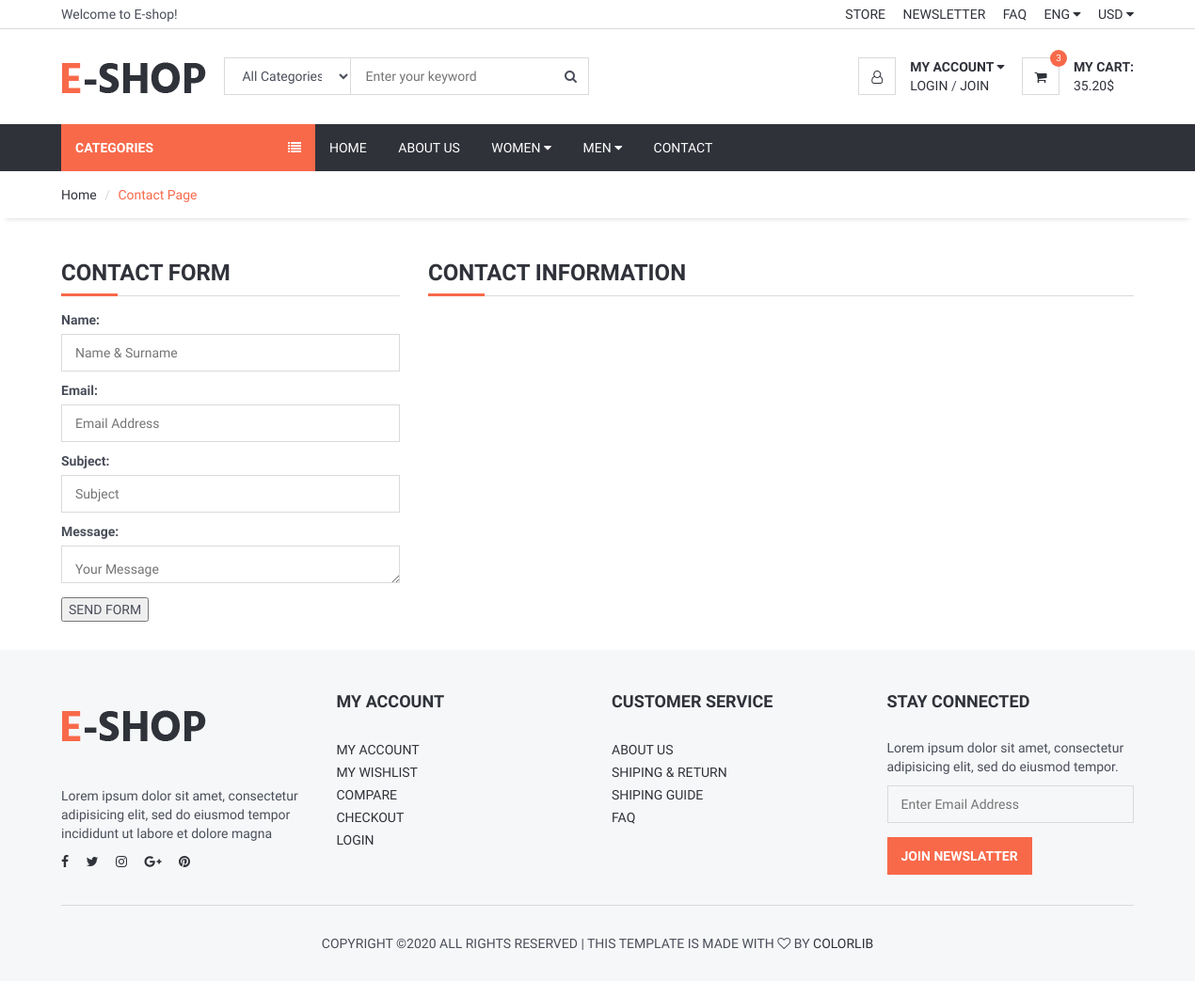
Page /contact/ on the earlier database version.
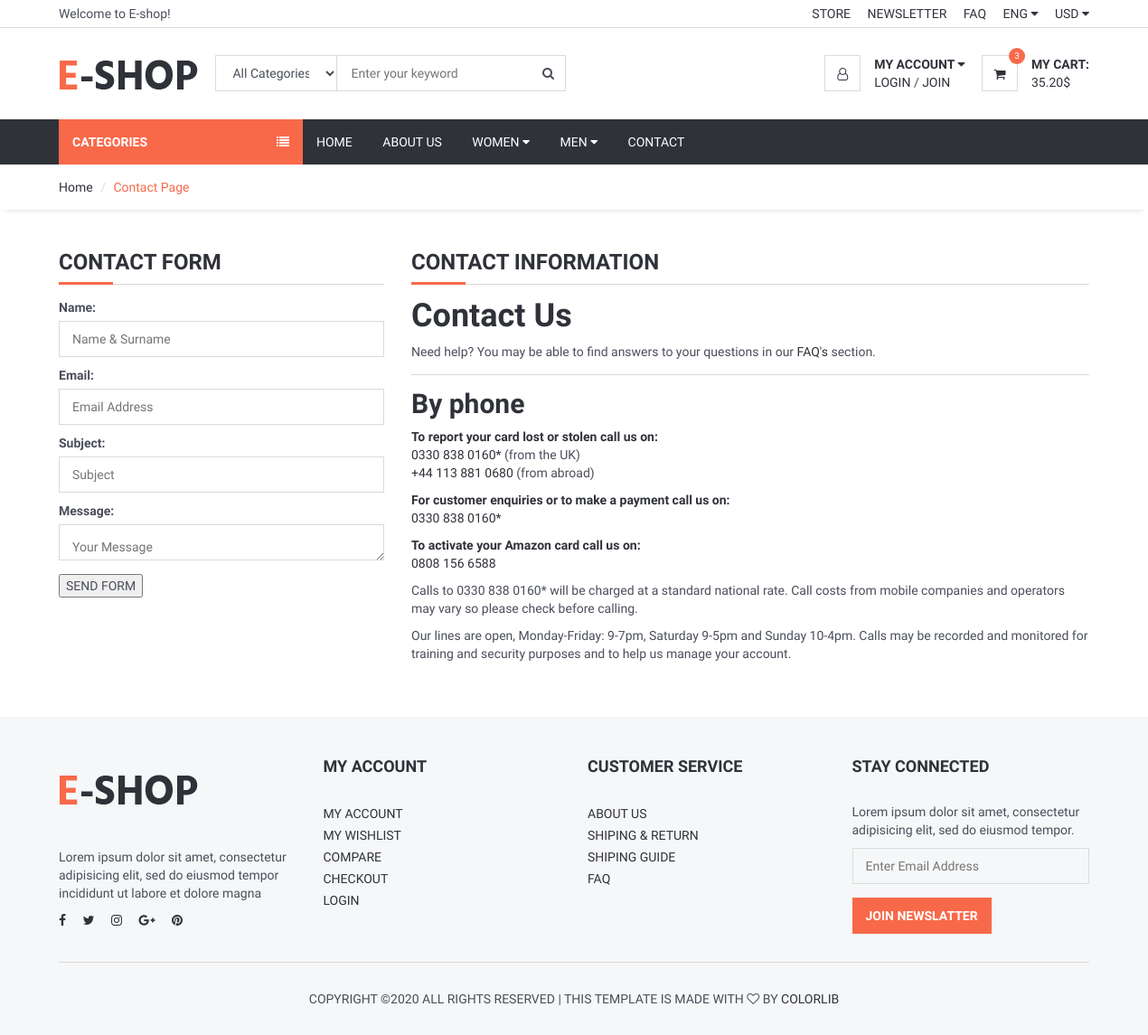
Same page on the later database version.
### home/models.py (models this page shows, shortened)
class Setting(models.Model):
    STATUS = (
        ('True', 'True'),
        ('False', 'False'),
    )
    title = models.CharField(max_length=150)
    keywords = models.CharField(max_length=255)
    description = models.CharField(max_length=255)
    company = models.CharField(max_length=50)
    address = models.CharField(blank=True, max_length=100)
    phone = models.CharField(blank=True, max_length=15)
    fax = models.CharField(blank=True, max_length=15)
    email = models.CharField(blank=True, max_length=50)
    smtpserver = models.CharField(blank=True, max_length=50)
    smtpemail = models.CharField(blank=True, max_length=50)
    smtppassword = models.CharField(blank=True, max_length=10)
    smtpport = models.CharField(blank=True, max_length=5)
    icon = models.ImageField(blank=True, upload_to='images/')
    facebook = models.CharField(blank=True, max_length=50)
    instagram = models.CharField(blank=True, max_length=50)
    twitter = models.CharField(blank=True, max_length=50)
    youtube = models.CharField(blank=True, max_length=50)
    aboutus = RichTextUploadingField(blank=True)
    contact = RichTextUploadingField(blank=True)
    references = RichTextUploadingField(blank=True)
    status = models.CharField(max_length=10, choices=STATUS)
    create_at = models.DateTimeField(auto_now_add=True)
    update_at = models.DateTimeField(auto_now=True)

### home/views.py (the view, shortened to what this page needs)
# urls.py: path('contact/', views.contactus, name='contact'),
def contactus(request):
    setting = Setting.objects.get(pk=1),
    form = ContactForm
    context = {'setting': setting,'form': form}
    return render(request, 'contactus.html', context)

### home/templates/contactus.html (shortened to what this page needs)
{% extends 'homebase.html' %}
{% block sidebar %} {% include 'sidebar.html' %} {% endblock %}
{% block body %}
    <div id="breadcrumb">
        <div class="container">
            <ul class="breadcrumb">
                <li><a href="/">Home</a></li>
                <li class="active">Contact Page</li>
            </ul>
        </div>
    </div>
    <div class="section">
        <div class="container">
            <div class="row">
                <div class="col-md-4">
                     <div class="billing-details">
                           <div class="section-title">
                                 <h3 class="title">Contact Form</h3>
                         </div>
                     <form id="checkout-form" class="clearfix" method="post">
                            {{ form.as_p }}
                            <input type="submit" value="SEND FORM">
                        </form>
                       </div>
                    </div>
                <div class="col-md-8">
                    <div class="shiping-methods">
                        <div class="section-title">
                            <h3 class="title">Contact Information</h3>
                        </div>
                        <div >
                            {% for n in setting %}
                               {{ n.contact | safe }}
                            {% endfor %}
                        </div>
                    </div>
                </div>
      </div>
            </div>
        </div>
{% endblock %}

### home/templates/homebase.html (shortened to what this page needs)
<!DOCTYPE html>
<html lang="en">
<head>
    {% load static %}
	<link type="text/css" rel="stylesheet" href="{% static '' %}css/bootstrap.min.css" />
	<link type="text/css" rel="stylesheet" href="{% static '' %}css/slick.css" />
	<link type="text/css" rel="stylesheet" href="{% static '' %}css/slick-theme.css" />
	<link type="text/css" rel="stylesheet" href="{% static '' %}css/nouislider.min.css" />
	<link rel="stylesheet" href="{% static '' %}css/font-awesome.min.css">
	<link type="text/css" rel="stylesheet" href="{% static '' %}css/style.css" />
</head>
<body>
    {% include 'header.html' %}
    {% block sidebar %} {% endblock %}
    {% block body %} {% endblock %}
    {% include 'footer.html' %}
</body>
</html>

### home/templates/header.html (shortened to what this page needs)
{% load  static %}
	<header>
		<div id="top-header">
			<div class="container">
				<div class="pull-left">
					<span>Welcome to E-shop!</span>
				</div>
				<div class="pull-right">
					<ul class="header-top-links">
						<li><a href="#">Store</a></li>
						<li><a href="#">Newsletter</a></li>
						<li><a href="#">FAQ</a></li>
						<li class="dropdown default-dropdown">
							<a class="dropdown-toggle" data-toggle="dropdown" aria-expanded="true">ENG <i class="fa fa-caret-down"></i></a>
						</li>
						<li class="dropdown default-dropdown">
							<a class="dropdown-toggle" data-toggle="dropdown" aria-expanded="true">USD <i class="fa fa-caret-down"></i></a>
						</li>
					</ul>
				</div>
			</div>
		</div>
		<div id="header">
			<div class="container">
				<div class="pull-left">
					<div class="header-logo">
						<a class="logo" href="#">
							<img src="{%static  '' %}img/logo.png" alt="">
						</a>
					</div>
					<div class="header-search">
						<form>
							<input class="input search-input" type="text" placeholder="Enter your keyword">
							<select class="input search-categories">
								<option value="0">All Categories</option>
							</select>
							<button class="search-btn"><i class="fa fa-search"></i></button>
						</form>
					</div>
				</div>
				<div class="pull-right">
					<ul class="header-btns">
						<li class="header-account dropdown default-dropdown">
							<div class="dropdown-toggle" role="button" data-toggle="dropdown" aria-expanded="true">
								<div class="header-btns-icon">
									<i class="fa fa-user-o"></i>
								</div>
								<strong class="text-uppercase">My Account <i class="fa fa-caret-down"></i></strong>
							</div>
							<a href="#" class="text-uppercase">Login</a> / <a href="#" class="text-uppercase">Join</a>
						</li>
						<li class="header-cart dropdown default-dropdown">
							<a class="dropdown-toggle" data-toggle="dropdown" aria-expanded="true">
								<div class="header-btns-icon">
									<i class="fa fa-shopping-cart"></i>
									<span class="qty">3</span>
								</div>
								<strong class="text-uppercase">My Cart:</strong>
								<br>
								<span>35.20$</span>
							</a>
						</li>
					</ul>
				</div>
			</div>
		</div>
	</header>

### home/templates/sidebar.html (shortened to what this page needs)
{% load  static %}
	<div id="navigation">
		<div class="container">
			<div id="responsive-nav">
                {% if page %}
				<div class="category-nav">
                    {% else %}
                    <div class="category-nav show-on-click">
                    {% endif %}
					<span class="category-header">Categories <i class="fa fa-list"></i></span>
                   {% load mptt_tags %}
				</div>
				<div class="menu-nav">
					<ul class="menu-list">
						<li><a href="/">Home</a></li>
						<li><a href="/about">About us</a></li>
						<li class="dropdown mega-dropdown"><a class="dropdown-toggle" data-toggle="dropdown" aria-expanded="true">Women <i class="fa fa-caret-down"></i></a>
						</li>
						<li class="dropdown mega-dropdown full-width"><a class="dropdown-toggle" data-toggle="dropdown" aria-expanded="true">Men <i class="fa fa-caret-down"></i></a>
						</li>
						<li><a href="/contact">Contact</a></li>
					</ul>
				</div>
			</div>
		</div>
	</div>

### home/templates/footer.html (shortened to what this page needs)
{% load  static %}
	<footer id="footer" class="section section-grey">
		<div class="container">
			<div class="row">
				<div class="col-md-3 col-sm-6 col-xs-6">
					<div class="footer">
						<div class="footer-logo">
							<a class="logo" href="#">
		            <img src="{%static  '' %}img/logo.png" alt="">
		          </a>
						</div>
						<p>Lorem ipsum dolor sit amet, consectetur adipisicing elit, sed do eiusmod tempor incididunt ut labore et dolore magna</p>
						<ul class="footer-social">
							<li><a href="#"><i class="fa fa-facebook"></i></a></li>
							<li><a href="#"><i class="fa fa-twitter"></i></a></li>
							<li><a href="#"><i class="fa fa-instagram"></i></a></li>
							<li><a href="#"><i class="fa fa-google-plus"></i></a></li>
							<li><a href="#"><i class="fa fa-pinterest"></i></a></li>
						</ul>
					</div>
				</div>
				<div class="col-md-3 col-sm-6 col-xs-6">
					<div class="footer">
						<h3 class="footer-header">My Account</h3>
						<ul class="list-links">
							<li><a href="#">My Account</a></li>
							<li><a href="#">My Wishlist</a></li>
							<li><a href="#">Compare</a></li>
							<li><a href="#">Checkout</a></li>
							<li><a href="#">Login</a></li>
						</ul>
					</div>
				</div>
				<div class="col-md-3 col-sm-6 col-xs-6">
					<div class="footer">
						<h3 class="footer-header">Customer Service</h3>
						<ul class="list-links">
							<li><a href="#">About Us</a></li>
							<li><a href="#">Shiping & Return</a></li>
							<li><a href="#">Shiping Guide</a></li>
							<li><a href="#">FAQ</a></li>
						</ul>
					</div>
				</div>
				<div class="col-md-3 col-sm-6 col-xs-6">
					<div class="footer">
						<h3 class="footer-header">Stay Connected</h3>
						<p>Lorem ipsum dolor sit amet, consectetur adipisicing elit, sed do eiusmod tempor.</p>
						<form>
							<div class="form-group">
								<input class="input" placeholder="Enter Email Address">
							</div>
							<button class="primary-btn">Join Newslatter</button>
						</form>
					</div>
				</div>
			</div>
			<hr>
			<div class="row">
				<div class="col-md-8 col-md-offset-2 text-center">
					<div class="footer-copyright">
						Copyright &copy;<script>document.write(new Date().getFullYear());</script> All rights reserved | This template is made with <i class="fa fa-heart-o" aria-hidden="true"></i> by <a href="https://colorlib.com" target="_blank">Colorlib</a>
					</div>
				</div>
			</div>
		</div>
	</footer>

Differences in the rows shown:
now on this page (row edited): Setting: contact "Contact Us Need help? You may be able to find answers to your questions in our FAQ's section. By phone To report your card lost or stolen call us on: 0330 838 0160* (from the UK) +44 113 881 0680 (from abroad) For customer enquiries or to make a payment call us on: 0330 838 0160* To activate your Amazon card call us on: 0808 156 6588 Calls to 0330 838 0160* will be charged at a standard national rate. Call costs from mobile companies and operators may vary so please check before calling. Our lines are open, Monday-Friday: 9-7pm, Saturday 9-5pm and Sunday 10-4pm. Calls may be recorded and monitored for training and security purposes and to help us manage your account."
